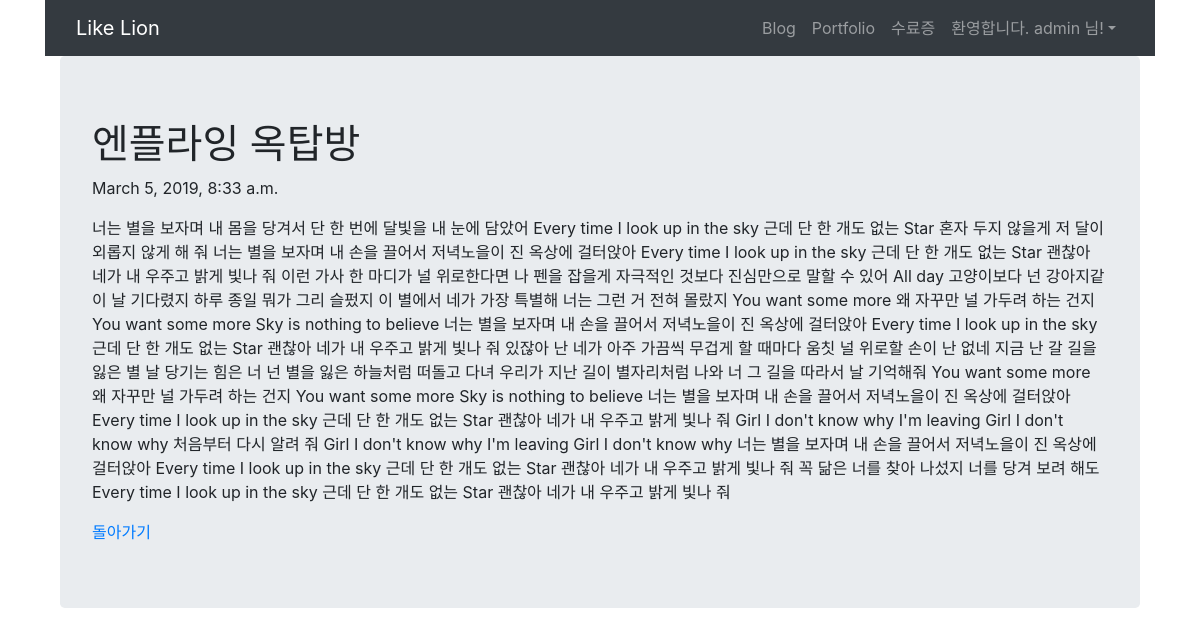
Page /blog/2/ (signed in) on the committed database.
### blog/models.py (models this page shows, shortened)
class Blog(models.Model):
    title = models.CharField(max_length=200)
    pub_date = models.DateTimeField('date published')
    body = models.TextField()

### blog/views.py (the view)
# urls.py: path('<int:blog_id>/', views.detail, name="detail"),
def detail(request, blog_id):
    blog_detail = get_object_or_404(Blog, pk=blog_id)
    return render(request, 'detail.html', {'blog' : blog_detail})

### blog/templates/detail.html
{% extends 'base.html' %}
{% block content %}
<div class="container jumbotron">
    <h1> {{blog.title}} </h1>
    <p> {{blog.pub_date}} </p>
    <p> {{blog.body}} </p>
    <a href="{% url 'blog' %}">돌아가기</a>
</div>
{% endblock %}

### blogproject/templates/base.html (shortened to what this page needs)
<!doctype html>
<html lang="en">
<head>
    <link rel="stylesheet" href="https://stackpath.bootstrapcdn.com/bootstrap/4.3.1/css/bootstrap.min.css"
>
</head>
<body>
    <div class="container">
            <nav class="navbar navbar-expand-lg navbar-dark bg-dark">
                    <div class="container">
                        <a class="navbar-brand" href="{% url 'blog' %}">Like Lion</a>
                        <div class="collapse navbar-collapse" id="navbarNavAltMarkup">
                            <ul class="navbar-nav ml-auto">
                                <li class="nav-item">
                                    <a class="nav-item nav-link" href="{% url 'blog' %}">Blog</span></a>
                                </li>
                                <li class="nav-item">
                                    <a class="nav-item nav-link" href="{% url 'portfolio' %}">Portfolio</a>
                                </li>
                                <li class="nav-item">
                                    <a class="nav-item nav-link" href="#">수료증</a>
                                </li>
                                {% if user.is_authenticated %}
                                <li class="nav-item dropdown">
                                    <a class="nav-link dropdown-toggle" id="navbarDropdown" role="button" data-toggle="dropdown"
                                        aria-haspopup="true" aria-expanded="false">환영합니다. {{ user.username }} 님!</a>
                                </li>
                                {% endif %}
                            </ul>
                        </div>
                    </div>
                </nav>
    <div class="container">
        {% block content %}
        {% endblock %}
    </div>
</body>
</html>

### rows in the picture
Blog: title "엔플라잉 옥탑방", pub_date "March 5, 2019, 8:33 a.m.", body "너는 별을 보자며 내 몸을 당겨서 단 한 번에 달빛을 내 눈에 담았어 Every time I look up in the sky 근데 단 한 개도 없는 Star 혼자 두지 않을게 저 달이 외롭지 않게 해 줘 너는 별을 보자며 내 손을 끌어서 저녁노을이 진 옥상에 걸터앉아 Every time I look up in the sky 근데 단 한 개도 없는 Star 괜찮아 네가 내 우주고 밝게 빛나 줘 이런 가사 한 마디가 널 위로한다면 나 펜을 잡을게 자극적인 것보다 진심만으로 말할 수 있어 All day 고양이보다 넌 강아지같이 날 기다렸지 하루 종일 뭐가 그리 슬펐지 이 별에서 네가 가장 특별해 너는 그런 거 전혀 몰랐지 You want some more 왜 자꾸만 널 가두려 하는 건지 You want some more Sky is nothing to believe 너는 별을 보자며 내 손을 끌어서 저녁노을이 진 옥상에 걸터앉아 Every time I look up in the sky 근데 단 한 개도 없는 Star 괜찮아 네가 내 우주고 밝게 빛나 줘 있잖아 난 네가 아주 가끔씩 무겁게 할 때마다 움칫 널 위로할 손이 난 없네 지금 난 갈 길을 잃은 별 날 당기는 힘은 너 넌 별을 잃은 하늘처럼 떠돌고 다녀 우리가 지난 길이 별자리처럼 나와 너 그 길을 따라서 날 기억해줘 You want some more 왜 자꾸만 널 가두려 하는…"

### other values in the picture
{{ user.username }} "admin"
